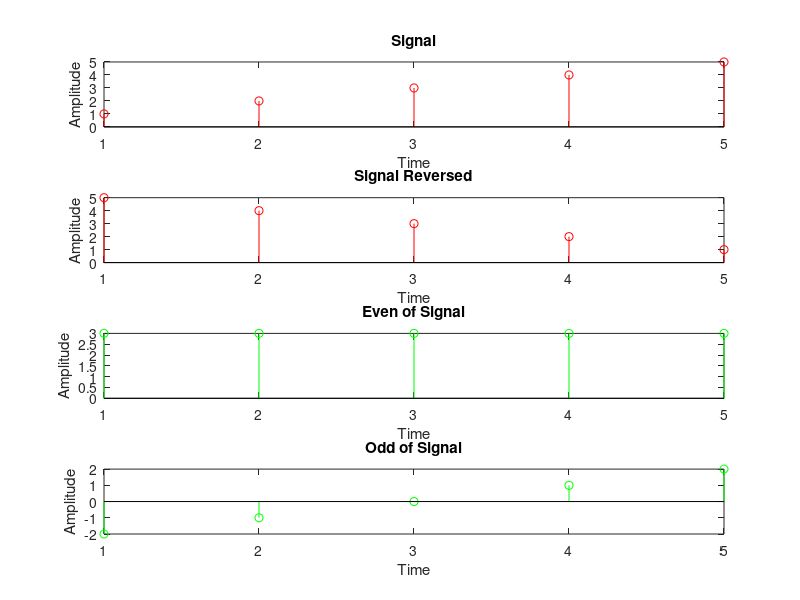

Write MATLAB code to recreate this figure.
clc;
clear all;
clf;

t=1:5;

X1=[1,2,3,4,5];
X2=fliplr(X1);
X3=(X1+X2)/2;
X4=(X1-X2)/2;

subplot(4,1,1);
stem(t,X1,'r');
title('Signal');
xlabel('Time');
ylabel('Amplitude');

subplot(4,1,2);
stem(t,X2,'r');
title('Signal Reversed');
xlabel('Time');
ylabel('Amplitude');

subplot(4,1,3);
stem(t,X3,'g');
title('Even of Signal');
xlabel('Time');
ylabel('Amplitude');

subplot(4,1,4);
stem(t,X4,'g');
title('Odd of Signal');
xlabel('Time');
ylabel('Amplitude');
